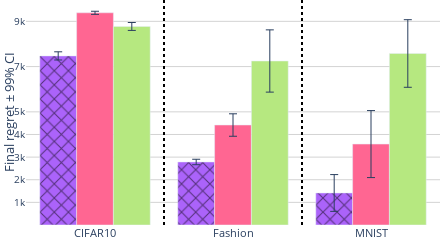

Here is the notebook cell this chart was saved with:
### Code cell
import pandas as pd
import plotly.graph_objects as go
import numpy as np
import plotly.express as px
# Assuming df is your DataFrame and it has columns 'Dataset', 'Value', 'Model'

w = 0.1
def remove_substrings(s, substrings):
    for substring in substrings:
        s = s.replace(substring, '')
    return s


# approaches = result['merge'].unique()
# 'LeNetNeural-CBP', 'LeNetNeuronal (official)', 'LeNetNeuronal (tuned)',
# approaches = np.array([ 'MLPNeural-CBP', 'MLPNeuronal (official)','MLPNeuronal (tuned)', 'MLPIneurAL (official)', 
#                         'MLPIneurAL (tuned)',  'MLPCesa', 'MLPMargin' ], dtype=object) 
# approaches_names = [ remove_substrings(model, ['LeNet', 'MLP']) for model in approaches ]
# default_colors = px.colors.qualitative.Plotly
# model_colors = {model_n:col for model_n,col in zip(approaches_names,default_colors) }

approaches = {
    #'EEneuralcbpside_v5': {'color': [255, 255, 0], 'label': 'EEneuralcbpside_v5'},  # Red
    'LeNetNeural-CBP': {'color': [171, 99, 250], 'label': 'Neural-CBP'},  # Red
    # 'MLPIneurAL (official)': {'color': [255, 161, 90], 'label':'IneurAL (official)'},                    # Yellow
    # 'MLPIneurAL (tuned)': {'color': [25, 211, 243], 'label':'IneurAL (tuned)'},                    # Cyan
    'LeNetNeuronal (official)': {'color': [255, 102, 146], 'label':'Neuronal (official)'},                  # Magenta
    'LeNetNeuronal (tuned)': {'color': [182, 232, 128], 'label':'Neuronal (tuned)'},                   # Orange
    # 'MLPMargin': {'color': [255, 151, 255], 'label':'Margin'},
    # 'MLPCesa': {'color': [254, 203, 82], 'label':'Cesa'},
}


# Create an empty figure
fig = go.Figure()


views = []
for appr in approaches.keys():
    print(appr)
    appr_name = approaches[appr]['label']
    r,g,b = approaches[appr]['color']

    subset = result[result['merge'] == appr]
    dec = False
    if appr_name not in views:
        dec = True
        views.append(appr_name)
    

    if 'CBP' in appr_name:
        fig.add_trace(go.Bar(
            x=subset['merge2'],
            y=subset['Mean'],
            name=appr_name,
            error_y=dict(type='data', array=subset['StdError'], visible=True,thickness=1 ),
            marker_color='rgba({},{},{},1)'.format(r,g,b),marker_pattern_shape='x',marker_pattern_fgcolor='black', 
            showlegend = dec,
            # width=w
            ))
    else: 
        fig.add_trace(go.Bar(
            x=subset['merge2'],
            y=subset['Mean'],
            name=appr_name,
            error_y=dict(type='data', array=subset['StdError'], visible=True,thickness=1 ),
            marker_color='rgba({},{},{},1)'.format(r,g,b), 
            showlegend = dec,
            # width=w
            ))


# Add vertical black lines between data groups

datasets = result['merge2'].unique()
print(datasets)
for i, dataset in enumerate(datasets[:-1]):
    if i == 2:
        fig.add_vline(x=i + 0.5, line_width=2, line_color="black")
    else:
        fig.add_vline(x=i + 0.5, line_width=2, line_color="black",  line_dash="dot")


siz = 13

def format_tick(val):
    """ Custom function to format the tick labels. """
    return f'{int(val / 1000)}k' if val >= 1000 else str(val)


fig.update_layout(
    width=440,
    height=180,
    plot_bgcolor='white',  # Sets the plot background color
    paper_bgcolor='white',  # Sets the overall figure background color
    barmode='group',
    margin=dict(l=0, r=0, t=0, b=0),  # Small margins
    xaxis=dict(
        tickmode='array',
        tickvals=result['merge2'].unique(),
        ticktext = [ remove_substrings(model, ['LeNet', 'MLP']) for model in result['merge2'].unique() ],
        tickfont=dict(size=siz-2)  # Increase X-axis tick font size
    ),
    yaxis=dict(
        # type="log",
        gridcolor='lightgrey',
        title="Final regret ± 99% CI",
        title_standoff=5,
        title_font=dict(size=siz),
        tickfont=dict(size=siz-3) , # Increase Y-axis tick font size
        tickmode='array',
        tickvals=[1000, 2000, 3000, 4000, 5000, 7000, 9000 ],  # Specify the values where you want ticks
        ticktext=[format_tick(val) for val in [1000, 2000, 3000, 4000, 5000, 7000, 9000]]  # Format those values
    ),
    showlegend=False

    # legend=dict(
    #     orientation="h",
    #     yanchor="bottom",
    #     y=-0.3,  # Adjust this value to position the legend
    #     xanchor="center",
    #     x=0.5,
    #     font=dict(size=siz)  # Increase legend font size
    # ),
)

fig.show()
# fig.write_image("./figures/tst.pdf" )
# fig.write_image("./figures/tst2.pdf" )
# fig.write_image("./figures/results_nonbinary_LeNet.pdf" )

### Figure 1 — Plotly figure (JSON) as saved in the notebook; plotly's stock layout.template omitted (floating-point values rounded to 4 significant figures)
{"data": [{"error_y": {"array": [181.1, 120.4, 812.8], "thickness": 1, "type": "data", "visible": true}, "marker": {"color": "rgba(171,99,250,1)", "pattern": {"fgcolor": "black", "shape": "x"}}, "name": "Neural-CBP", "showlegend": true, "type": "bar", "x": ["LeNetCIFAR10", "LeNetFashion", "LeNetMNIST"], "y": [7473.0, 2785.0, 1415.0]}, {"error_y": {"array": [68.63, 496.0, 1481.0], "thickness": 1, "type": "data", "visible": true}, "marker": {"color": "rgba(255,102,146,1)"}, "name": "Neuronal (official)", "showlegend": true, "type": "bar", "x": ["LeNetCIFAR10", "LeNetFashion", "LeNetMNIST"], "y": [9377.0, 4417.0, 3576.0]}, {"error_y": {"array": [175.1, 1375.0, 1494.0], "thickness": 1, "type": "data", "visible": true}, "marker": {"color": "rgba(182,232,128,1)"}, "name": "Neuronal (tuned)", "showlegend": true, "type": "bar", "x": ["LeNetCIFAR10", "LeNetFashion", "LeNetMNIST"], "y": [8774.0, 7247.0, 7579.0]}], "layout": {"barmode": "group", "height": 180, "margin": {"b": 0, "l": 0, "r": 0, "t": 0}, "paper_bgcolor": "white", "plot_bgcolor": "white", "shapes": [{"line": {"color": "black", "dash": "dot", "width": 2}, "type": "line", "x0": 0.5, "x1": 0.5, "xref": "x", "y0": 0, "y1": 1, "yref": "y domain"}, {"line": {"color": "black", "dash": "dot", "width": 2}, "type": "line", "x0": 1.5, "x1": 1.5, "xref": "x", "y0": 0, "y1": 1, "yref": "y domain"}], "showlegend": false, "width": 440, "xaxis": {"tickfont": {"size": 11}, "tickmode": "array", "ticktext": ["CIFAR10", "Fashion", "MNIST"], "tickvals": ["LeNetCIFAR10", "LeNetFashion", "LeNetMNIST"]}, "yaxis": {"gridcolor": "lightgrey", "tickfont": {"size": 10}, "tickmode": "array", "ticktext": ["1k", "2k", "3k", "4k", "5k", "7k", "9k"], "tickvals": [1000, 2000, 3000, 4000, 5000, 7000, 9000], "title": {"font": {"size": 13}, "standoff": 5, "text": "Final regret ± 99% CI"}}}}
